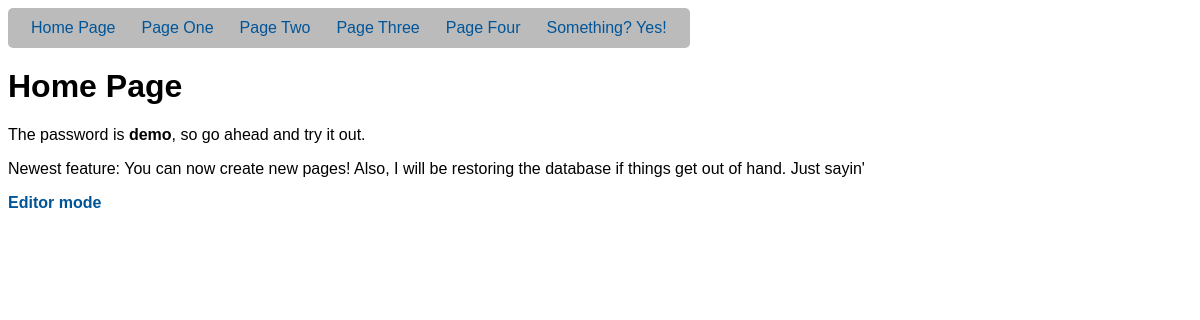
Before: / with the older database file.
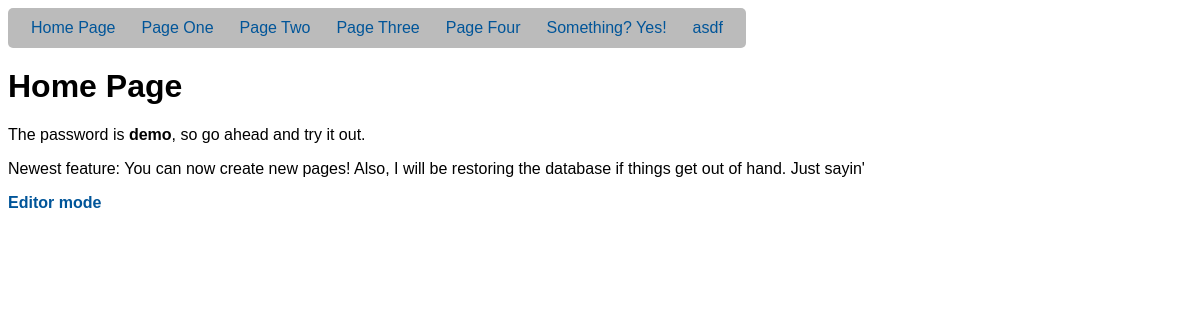
After: the same page with the newer database file.
### tables this page shows
CREATE TABLE pages (id integer primary key, title text, content text, slug text, position integer, parent integer default 0);

### ferritecms/lib/Pages.php (called while the page is built, shortened)
<?php
class Pages
{
    private static $initialized = false;
    private static $db;
    public static function init() {
        if (!self::$initialized) {
            self::$db = Database::getInstance();
            self::$initialized = true;
        }
    }
    public static function getID($slug) {
        $slug = strtolower($slug);
        $query = 'SELECT id FROM pages WHERE slug=:slug LIMIT 1';
        $stmt = self::$db->prepare($query);
        $stmt->bindParam(':slug', $slug);
        $stmt->execute();
        $row = $stmt->fetchObject();
        if ($row) {
            return $row->id;
        }
        return false;
    }
    public static function getPage($id) {
        $query = 'SELECT * FROM pages WHERE id=:id LIMIT 1';
        $stmt = self::$db->prepare($query);
        $stmt->bindParam(':id', $id);
        $stmt->execute();
        $page = new Page();
        return $page;
    }
    public static function pageList($parent = 0) {
        $query = 'SELECT id, title, slug FROM pages
                    WHERE parent=:parent ORDER BY position ASC';
        $stmt = self::$db->prepare($query);
        $stmt->bindParam(':parent', $parent);
        $stmt->execute();
        return $stmt->fetchAll();
    }
    public static function getPath($id) {
        $query = 'SELECT slug, parent FROM pages WHERE id=:id';
        $stmt = self::$db->prepare($query);
        $stmt->bindParam(':id', $id);
        $stmt->execute();
        $row = $stmt->fetch();
        $path = $row['slug'] . '/';
        if ($row['parent'] != 0) {
            $path = self::getPath($row['parent']) . $path;
        }
        return $path;
    }
}

### ferritecms/templatetags/index.php (called while the page is built)
<?php
foreach (glob(CMS_ROOT . 'templatetags/tags_*.php') as $filename) {
    require_once $filename;
}

### ferritecms/templatetags/tags_Tags.php (the view)
<?php
require_once 'lib/Pages.php';
class tags_Tags
{
    function navList($depth = 0, $type = 'ul', $parent = 0, $parentSlug = '') {
        $list = Pages::pageList($parent);
        if (empty($list)) {
            return '';
        }
        $output = '<' . $type . ' class="ferritecms_nav' . ($parent ? ' ferritecms_subnav' : '') . '">';
        foreach ($list as $li) {
            $path = Pages::getPath($li['id']);
            $output .= '<li id="ferritecms_nav-' . $li['id'] . '">';
            $output .= '<a href="' . BASE_URL . $path . '">';
            $output .= $li['title'] . '</a>';
            if ($depth != 1) {
                $output .= $this->navList(($depth ? $depth - 1 : 0), $type, $li['id'], $li['slug']);
            }
            $output .= '</li>';
        }
        $output .= '<li class="ferritecms_newpage" id="ferritecms_newparent-' .
                    $parent . '"><a href="#">New Page</a></li>';
        $output .= '</' . $type . '>';
        return $output;
    }
}
$tags = new tags_Tags();

### index.php (shortened to what this page needs)
<!DOCTYPE html>
<html xmlns="http://www.w3.org/1999/xhtml" xml:lang="en">
<head>
    <?php include 'ferritecms/ferritecms.inc.php'; ?>
    <link rel="stylesheet" href="<?php echo BASE_URL; ?>style.css" type="text/css" media="screen" />
</head>
<body>
    <div id="nav">
        <?php echo $tags->navList(); ?>
    </div>
    <h1><?php echo $page->title(); ?></h1>
    <div id="content">
        <?php echo $page->content(); ?>
    </div>
    <p>
        <strong><a class="ferritecms_editlink" href="#">Editor mode</a></strong>
    </p>
</body>
</html>

### ferritecms/ferritecms.inc.php (shortened to what this page needs)
<?php
require_once 'templatetags/index.php';
Pages::pageList();
?>
<link rel="stylesheet" href="<?php echo BASE_URL; ?>/ferritecms/media/css/ferritecms.css"
    type="text/css" media="screen" />

### ferritecms/templatetags/tags_Page.php (shortened to what this page needs)
<?php
require_once 'lib/Pages.php';
class tags_Page
{
    private $page;
    function __construct($id) {
        $this->page = Pages::getPage($id);
    }
    function title() {
        $output = '<span class="ferritecms_title">' .
                  $this->page->title .
                  '</span>';
        return $output;
    }
    function content() {
        $output = '<div class="ferritecms_content">' .
                  $this->page->content .
                  '</div>';
        return $output;
    }
}
$requestURI = substr_replace($_SERVER['REQUEST_URI'], '', 0, strlen(BASE_PATH));
$splitURI = explode('/', $requestURI);
foreach ($splitURI as $key => $value) {
    if (is_null($value) || $value == '') {
        unset($splitURI[$key]);
    }
}
if (empty($splitURI)) {
    $page = new tags_Page(Pages::getID('home'));
}

### style.css (style rules this page uses)
html, body { font-family: Arial, Helvetica, sans-serif; }
a, a:link, a:visited { color: #005599; text-decoration: none; }
ul.ferritecms_nav { float: left; height: 40px; margin: 0 0 20px 0; padding: 0 10px; background: #bbb; border-radius: 5px; }
ul.ferritecms_nav li { height: 40px; line-height: 40px; list-style-type: none; margin: 0; padding: 0; float: left; position: relative; }
ul.ferritecms_nav li a, ul.ferritecms_nav li a:link, ul.ferritecms_nav li a:visited { display: block; height: 40px; padding: 0 13px; }
h1 { clear: both; }
#content { clear: both; }

Changed rows visible on the page:
now on this page (row edited): pages: title "asdf"
